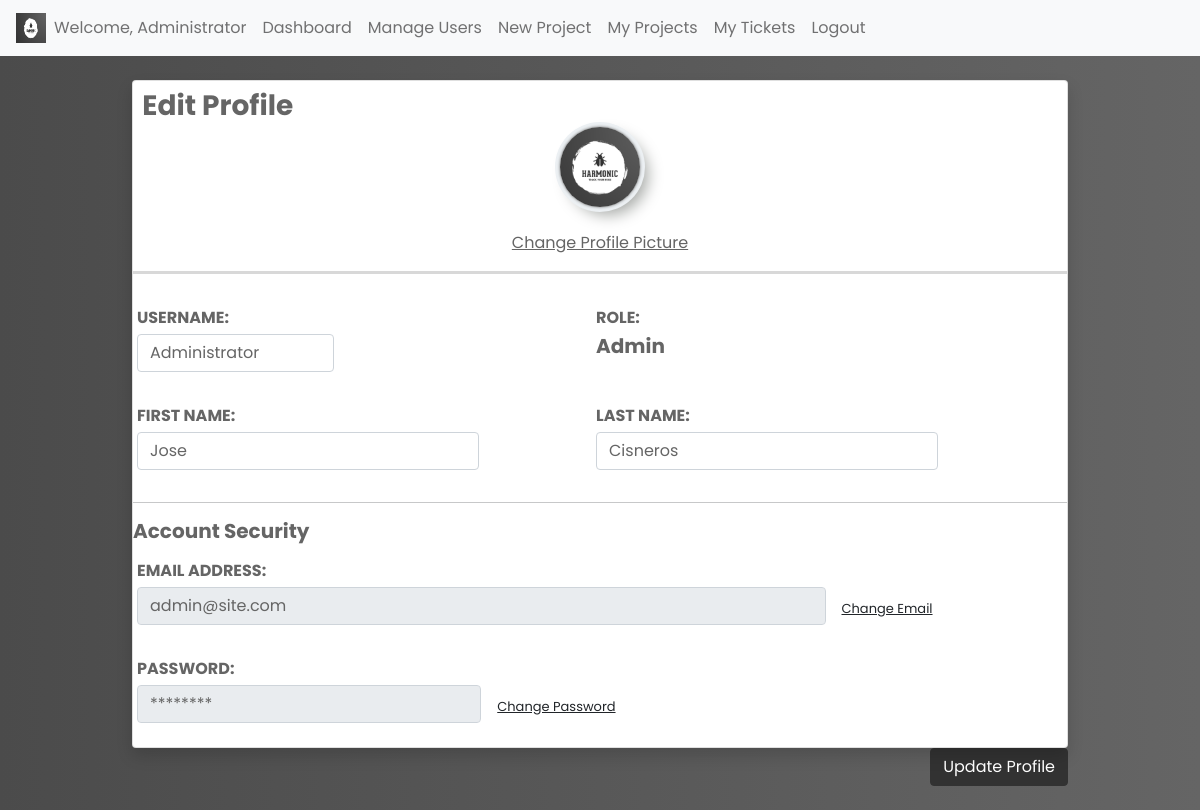
/user/Administrator (signed in), run on the app's committed database.
### trackersite/models.py (models this page shows)
class User(AbstractUser):
    email = models.EmailField(blank=True, max_length=254, verbose_name='email address', unique=True)
    class Role(models.TextChoices):
        DEV = "Developer", "Developer"
        MANG = "Manager", "Manager"
        ADMN = "Admin", "Admin"
    role = models.CharField(max_length=9, choices=Role.choices, default=Role.DEV)
    image = models.ImageField(upload_to='covers', default='covers/pfp1.jpg')
    demo_user = models.BooleanField(default=False)

### trackersite/views.py (the view, shortened to what this page needs)
# urls.py: path("user/<str:name>", views.load_user, name="load_user"),
@login_required
def load_user(request, name = None):
    if request.method == "GET":
        try:
            user = models.User.objects.get(username = name)
        except:
            return HttpResponseBadRequest()
        if user == request.user:
            return render(request, 'trackersite/load_self.html', {
                'loaduser':user
            })

### trackersite/templates/trackersite/load_self.html (shortened to what this page needs)
{% extends 'trackersite/layout.html' %}
{% block body %}
<div class="wrapper">
    <div id="content-wrapper" class="d-flex flex-column">
        <div id="content">
            <div class="container-fluid">
                <div class="row">
                    <div class="col-md-6 col-xl-3 mb-4" style="width: 80%; margin: 0 auto;">
                        <div class="card shadow border-start-primary py-2">
                            <h3 class="fw-bold text-xs mb-1 gray" style="margin-left: 1%;">Edit Profile</h3>
                            <div class="logo"> <img src="{{ loaduser.image.url }}" alt=""> </div>
                            <div class="text-center mt-4 name" style="display: flex; justify-content: center;"> <a class="hlink gray" href="{% url 'change_picture' %}">Change Profile Picture</a>  </div>
                            <hr style="height: 3px; color: #656565;">
                            <div class="card-body">
                                <div class="row align-items-center no-gutters">
                                    <div class="col me-2">
                                        <div class="d-flex">
                                            <div class="text-uppercase fw-bold text-xs mb-1 gray" style="width: 50%;">
                                                <span>Username:</span>
                                            </div>
                                            <div class="text-uppercase fw-bold text-xs mb-1 gray" style="width: 50%;">
                                                <span>Role:</span>
                                            </div>
                                        </div>
                                        <form action="{% url 'load_user' user.username %}" method="POST">
                                        <div class="d-flex">
                                            <div class="text-dark fw-bold h5 mb-0" style="width: 50%;">
                                                <input class="form-control gray" type="text" name="username" value="{{ loaduser.username }}" style="width: 43%;">
                                            </div>
                                            <div class="text-dark fw-bold h5 mb-0" style="width: 50%;">
                                                <span class="gray">{{ loaduser.role }}</span>
                                            </div>
                                        </div>
                                    </div>
                                </div>
                            </div>
                            <div class="card-body">
                                <div class="row align-items-center no-gutters">
                                    <div class="col me-2">
                                        <div class="d-flex">
                                            <div class="text-uppercase fw-bold text-xs mb-1 gray" style="width: 50%;">
                                                <span>First Name:</span>
                                            </div>
                                            <div class="text-uppercase fw-bold text-xs mb-1 gray" style="width: 50%;">
                                                <span>Last Name:</span>
                                            </div>
                                        </div>
                                        <div class="d-flex">
                                            <div class="text-dark fw-bold h5 mb-0 form-inline gray" style="width: 50%;">
                                                <span><input class="form-control gray" type="text" name="first_name" value="{{loaduser.first_name}}"></span>
                                            </div>
                                            <div class="text-dark fw-bold h5 mb-0 form-inline gray" style="width: 50%;">
                                                <span><input class="form-control gray" type="text" name="last_name" value="{{loaduser.last_name}}"></span>
                                            </div>
                                        </div>
                                    </div>
                                </div>
                            </div>
                            <hr>
                            <span class="fw-bold h5 mb-0 gray">Account Security</span>
                            <div class="card-body">
                                <div class="row align-items-center no-gutters">
                                    <div class="col me-2">
                                        <div class="d-flex">
                                            <div class="text-uppercase fw-bold text-xs mb-1 gray">
                                                <span>Email Address:</span>
                                            </div>
                                        </div>
                                        <div class="d-flex">
                                            <div class="text-dark fw-bold h5 mb-0 form-inline" style="width: 100%;">
                                                <input class="form-control gray" type="email" value="{{loaduser.email}}" disabled style="width: 75%;">
                                                <span><a class="hlink" href="{% url 'change_email' %}" style="font-size: small; margin-left: 1rem;">Change Email</a></span>
                                            </div>
                                        </div>
                                    </div>
                                </div>
                            </div>
                            <div class="card-body">
                                <div class="row align-items-center no-gutters">
                                    <div class="col me-2">
                                        <div class="d-flex">
                                            <div class="text-uppercase fw-bold text-xs mb-1 gray" style="width: 50%;">
                                                <span>Password:</span>
                                            </div>
                                        </div>
                                        <div class="d-flex">
                                            <div class="text-dark fw-bold h5 mb-0 form-inline" style="width: 75%;">
                                                <input class="form-control gray" type="email" value="********" disabled style="width: 50%;">
                                                <br>
                                                <span><a class="hlink" href="{% url 'new_password' %}" style="font-size: small; margin-left: 1rem;">Change Password</a></span>
                                            </div>
                                        </div>
                                    </div>
                                </div>
                            </div>
                        </div>
                        <div>
                                <input type="submit" class="btn btn-primary" value="Update Profile">
                        </div>
                    </div>
                </div>
            </div>
        </div>
    </div>
</div>
{% endblock %}

### trackersite/templates/trackersite/layout.html (shortened to what this page needs)
{% load static %}
<!DOCTYPE html>
<html lang="en">
    <head>
        <link rel="stylesheet" href="https://cdn.jsdelivr.net/npm/bootstrap@4.3.1/dist/css/bootstrap.min.css">
        <link href="https://cdn.jsdelivr.net/npm/bootstrap@5.1.3/dist/css/bootstrap.min.css" rel="stylesheet">
        <link rel="stylesheet" href="{% static 'trackersite/style.css' %}">
    </head>
    <body class="gbody {% block body_class %}{% endblock %}">
        <nav class="navbar navbar-expand-lg navbar-light bg-light customNav">
          <div><img src="{{user.image.url}}" alt="Pfp" style="height: 30px; width: 30px;"></div>
          <div class="collapse navbar-collapse" id="sitetoggle">
            <ul class="navbar-nav mr-auto mt-2 mt-lg-0">
              <li class="nav-item">
                <a class="nav-link" href="{% url 'load_user' user.username %}">Welcome, {{user.username}}</a>
              </li>
              <li class="nav-item">
                <a class="nav-link" href="{% url 'index' %}">Dashboard</a>
              </li>
              {% if user.role != 'Developer' %}
                {% if user.role == 'Admin' %}
                <li class="nav-item">
                  <a class="nav-link" href="{% url 'manage_users' %}">Manage Users</a>
                </li>
                {% endif %}
              <li class="nav-item">
                <a class="nav-link" href="{% url 'create_project' %}">New Project</a>
              </li>
              {% endif %}
              <li class="nav-item">
                <a class="nav-link" href="{% url 'my_projects' %}">My Projects</a>
              </li>
              <li class="nav-item">
                <a class="nav-link" href="{% url 'my_tickets' %}">My Tickets</a>
              </li>
              <li class="nav-item">
                <a class="nav-link" href="{% url 'logout' %}">Logout</a>
              </li>
            </ul>
          </div>
        </nav>
        {% block body %}
        {% endblock %}
    </body>
</html>

### trackersite/static/trackersite/style.css (style rules this page uses)
* { margin: 0; padding: 0; box-sizing: border-box; font-family: 'Poppins', sans-serif }
body { background-color: #ffffff; }
.gbody { background: rgb(75,75,75); background: -moz-linear-gradient(left, rgba(75,75,75,1) 0%, rgb(101, 101, 101) 100%); background: -webkit-linear-gradient(left, rgba(75,75,75,1) 0%,rgba(101,101,101,1) 100%); background: linear-gradient(to right, rgba(75,75,75,1) 0%,rgba(101,101,101,1) 100%); }
.logo { width: 80px; margin: auto }
.logo img { width: 100%; height: 80px; object-fit: cover; border-radius: 50%; box-shadow: 0px 0px 3px #5f5f5f, 0px 0px 0px 5px #ecf0f3, 8px 8px 15px #a7aaa7, -8px -8px 15px #fff }
.customNav { background-color: #e6e6e6; }
.btn-primary, .btn-primary:hover, .btn-primary:active, .btn-primary:visited { background-color: #323232 !important; float: right; border-color: #323232; }
.hlink { color: #212529; font-weight: normal; }
.gray { color: #656565; }

### data on the page
User: image (picture), username "Administrator", role "Admin", first_name "Jose", last_name "Cisneros", email "admin@site.com"
